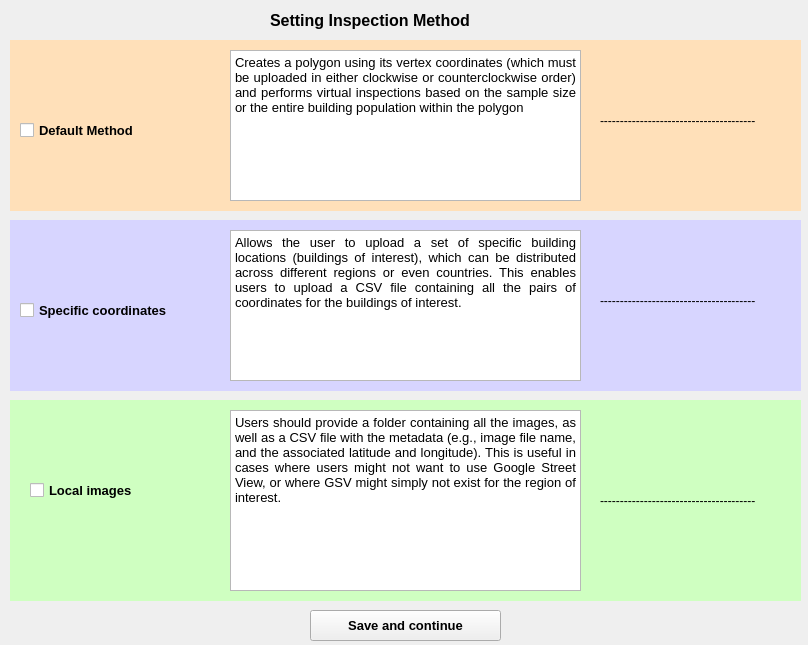
<?xml version="1.0" encoding="UTF-8"?>
<ui version="4.0">
 <class>MethodSetting</class>
 <widget class="QMainWindow" name="MethodSetting">
  <property name="geometry">
   <rect>
    <x>0</x>
    <y>0</y>
    <width>808</width>
    <height>645</height>
   </rect>
  </property>
  <property name="windowTitle">
   <string>MainWindow</string>
  </property>
  <widget class="QWidget" name="method_frame">
   <widget class="QLabel" name="w_tittle">
    <property name="geometry">
     <rect>
      <x>270</x>
      <y>0</y>
      <width>301</width>
      <height>41</height>
     </rect>
    </property>
    <property name="font">
     <font>
      <pointsize>12</pointsize>
      <weight>75</weight>
      <bold>true</bold>
     </font>
    </property>
    <property name="text">
     <string>Setting Inspection Method</string>
    </property>
   </widget>
   <widget class="QPushButton" name="save_button">
    <property name="geometry">
     <rect>
      <x>310</x>
      <y>610</y>
      <width>191</width>
      <height>31</height>
     </rect>
    </property>
    <property name="font">
     <font>
      <pointsize>10</pointsize>
      <weight>75</weight>
      <bold>true</bold>
     </font>
    </property>
    <property name="text">
     <string>Save and continue</string>
    </property>
   </widget>
   <widget class="QLabel" name="backg_1">
    <property name="geometry">
     <rect>
      <x>10</x>
      <y>40</y>
      <width>791</width>
      <height>171</height>
     </rect>
    </property>
    <property name="styleSheet">
     <string notr="true">background-color: rgb(255, 224, 185);</string>
    </property>
    <property name="text">
     <string/>
    </property>
   </widget>
   <widget class="QLabel" name="dafault_img">
    <property name="geometry">
     <rect>
      <x>600</x>
      <y>50</y>
      <width>181</width>
      <height>141</height>
     </rect>
    </property>
    <property name="text">
     <string>---------------------------------------</string>
    </property>
   </widget>
   <widget class="QTextBrowser" name="default_descrip">
    <property name="geometry">
     <rect>
      <x>230</x>
      <y>50</y>
      <width>351</width>
      <height>151</height>
     </rect>
    </property>
    <property name="html">
     <string>&lt;!DOCTYPE HTML PUBLIC &quot;-//W3C//DTD HTML 4.0//EN&quot; &quot;http://www.w3.org/TR/REC-html40/strict.dtd&quot;&gt;
&lt;html&gt;&lt;head&gt;&lt;meta name=&quot;qrichtext&quot; content=&quot;1&quot; /&gt;&lt;style type=&quot;text/css&quot;&gt;
p, li { white-space: pre-wrap; }
&lt;/style&gt;&lt;/head&gt;&lt;body style=&quot; font-family:'MS Shell Dlg 2'; font-size:7.8pt; font-weight:400; font-style:normal;&quot;&gt;
&lt;p align=&quot;justify&quot; style=&quot; margin-top:0px; margin-bottom:0px; margin-left:0px; margin-right:0px; -qt-block-indent:0; text-indent:0px;&quot;&gt;&lt;span style=&quot; font-size:10pt;&quot;&gt;Creates a polygon using its vertex coordinates (which must be uploaded in either clockwise or counterclockwise order) and performs virtual inspections based on the sample size or the entire building population within the polygon&lt;/span&gt;&lt;/p&gt;&lt;/body&gt;&lt;/html&gt;</string>
    </property>
   </widget>
   <widget class="QLabel" name="backg_2">
    <property name="geometry">
     <rect>
      <x>10</x>
      <y>220</y>
      <width>791</width>
      <height>171</height>
     </rect>
    </property>
    <property name="styleSheet">
     <string notr="true">background-color: rgb(215, 213, 255)</string>
    </property>
    <property name="text">
     <string/>
    </property>
   </widget>
   <widget class="QTextBrowser" name="specific_descrip">
    <property name="geometry">
     <rect>
      <x>230</x>
      <y>230</y>
      <width>351</width>
      <height>151</height>
     </rect>
    </property>
    <property name="html">
     <string>&lt;!DOCTYPE HTML PUBLIC &quot;-//W3C//DTD HTML 4.0//EN&quot; &quot;http://www.w3.org/TR/REC-html40/strict.dtd&quot;&gt;
&lt;html&gt;&lt;head&gt;&lt;meta name=&quot;qrichtext&quot; content=&quot;1&quot; /&gt;&lt;style type=&quot;text/css&quot;&gt;
p, li { white-space: pre-wrap; }
&lt;/style&gt;&lt;/head&gt;&lt;body style=&quot; font-family:'MS Shell Dlg 2'; font-size:7.8pt; font-weight:400; font-style:normal;&quot;&gt;
&lt;p align=&quot;justify&quot; style=&quot; margin-top:0px; margin-bottom:0px; margin-left:0px; margin-right:0px; -qt-block-indent:0; text-indent:0px;&quot;&gt;&lt;span style=&quot; font-size:10pt;&quot;&gt;Allows the user to upload a set of specific building locations (buildings of interest), which can be distributed across different regions or even countries. This enables users to upload a CSV file containing all the pairs of coordinates for the buildings of interest.&lt;/span&gt;&lt;/p&gt;&lt;/body&gt;&lt;/html&gt;</string>
    </property>
   </widget>
   <widget class="QLabel" name="backg_3">
    <property name="geometry">
     <rect>
      <x>10</x>
      <y>400</y>
      <width>791</width>
      <height>201</height>
     </rect>
    </property>
    <property name="styleSheet">
     <string notr="true">background-color: rgb(207, 255, 193);</string>
    </property>
    <property name="text">
     <string/>
    </property>
   </widget>
   <widget class="QLabel" name="specific_img">
    <property name="geometry">
     <rect>
      <x>600</x>
      <y>230</y>
      <width>181</width>
      <height>141</height>
     </rect>
    </property>
    <property name="text">
     <string>---------------------------------------</string>
    </property>
   </widget>
   <widget class="QLabel" name="local_img">
    <property name="geometry">
     <rect>
      <x>600</x>
      <y>430</y>
      <width>181</width>
      <height>141</height>
     </rect>
    </property>
    <property name="text">
     <string>---------------------------------------</string>
    </property>
   </widget>
   <widget class="QCheckBox" name="default_check">
    <property name="geometry">
     <rect>
      <x>20</x>
      <y>120</y>
      <width>161</width>
      <height>21</height>
     </rect>
    </property>
    <property name="font">
     <font>
      <pointsize>10</pointsize>
      <weight>75</weight>
      <bold>true</bold>
     </font>
    </property>
    <property name="text">
     <string>Default Method</string>
    </property>
   </widget>
   <widget class="QCheckBox" name="specific_check">
    <property name="geometry">
     <rect>
      <x>20</x>
      <y>300</y>
      <width>201</width>
      <height>21</height>
     </rect>
    </property>
    <property name="font">
     <font>
      <pointsize>10</pointsize>
      <weight>75</weight>
      <bold>true</bold>
     </font>
    </property>
    <property name="text">
     <string>Specific coordinates</string>
    </property>
   </widget>
   <widget class="QCheckBox" name="local_check">
    <property name="geometry">
     <rect>
      <x>30</x>
      <y>480</y>
      <width>171</width>
      <height>21</height>
     </rect>
    </property>
    <property name="font">
     <font>
      <pointsize>10</pointsize>
      <weight>75</weight>
      <bold>true</bold>
     </font>
    </property>
    <property name="text">
     <string>Local images</string>
    </property>
   </widget>
   <widget class="QTextBrowser" name="local_descrip">
    <property name="geometry">
     <rect>
      <x>230</x>
      <y>410</y>
      <width>351</width>
      <height>181</height>
     </rect>
    </property>
    <property name="html">
     <string>&lt;!DOCTYPE HTML PUBLIC &quot;-//W3C//DTD HTML 4.0//EN&quot; &quot;http://www.w3.org/TR/REC-html40/strict.dtd&quot;&gt;
&lt;html&gt;&lt;head&gt;&lt;meta name=&quot;qrichtext&quot; content=&quot;1&quot; /&gt;&lt;style type=&quot;text/css&quot;&gt;
p, li { white-space: pre-wrap; }
&lt;/style&gt;&lt;/head&gt;&lt;body style=&quot; font-family:'MS Shell Dlg 2'; font-size:7.8pt; font-weight:400; font-style:normal;&quot;&gt;
&lt;p align=&quot;justify&quot; style=&quot; margin-top:0px; margin-bottom:0px; margin-left:0px; margin-right:0px; -qt-block-indent:0; text-indent:0px;&quot;&gt;&lt;span style=&quot; font-size:10pt;&quot;&gt;Users should provide a folder containing all the images, as well as a CSV file with the metadata (e.g., image file name, and the associated latitude and longitude). This is useful in cases where users might not want to use Google Street View, or where GSV might simply not exist for the region of interest.&lt;/span&gt;&lt;/p&gt;&lt;/body&gt;&lt;/html&gt;</string>
    </property>
   </widget>
   <zorder>backg_3</zorder>
   <zorder>backg_2</zorder>
   <zorder>backg_1</zorder>
   <zorder>w_tittle</zorder>
   <zorder>save_button</zorder>
   <zorder>dafault_img</zorder>
   <zorder>default_descrip</zorder>
   <zorder>specific_descrip</zorder>
   <zorder>specific_img</zorder>
   <zorder>local_img</zorder>
   <zorder>default_check</zorder>
   <zorder>specific_check</zorder>
   <zorder>local_check</zorder>
   <zorder>local_descrip</zorder>
  </widget>
 </widget>
 <resources/>
 <connections/>
</ui>
